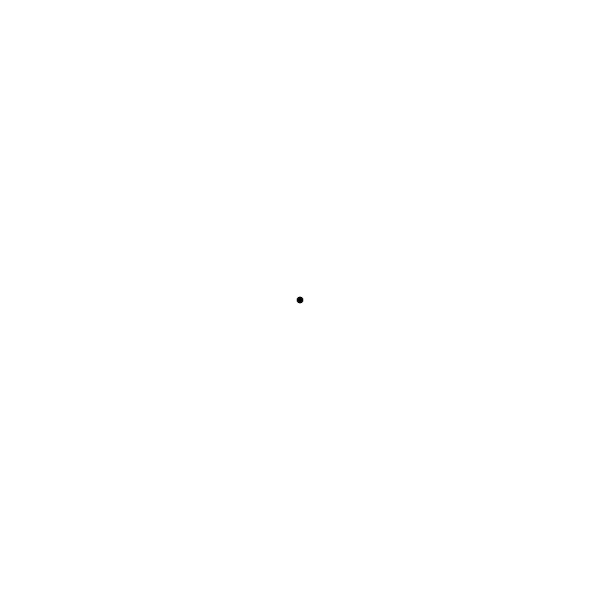
Frame 1 (no input)
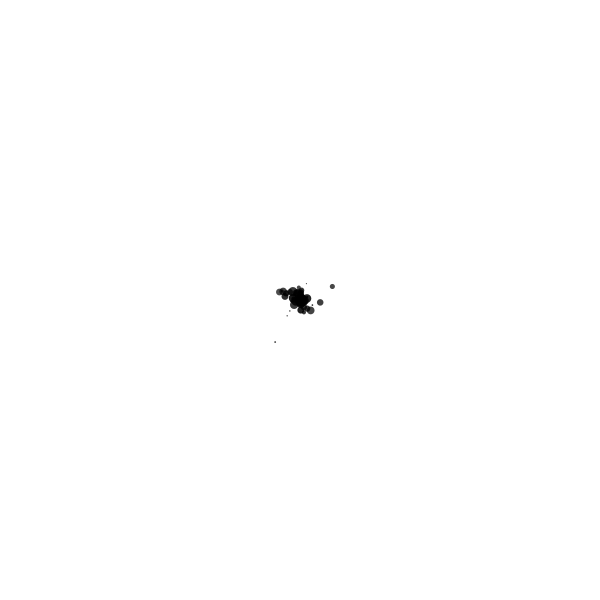
Frame 60 (the mouse pressed at the canvas centre just before this capture)
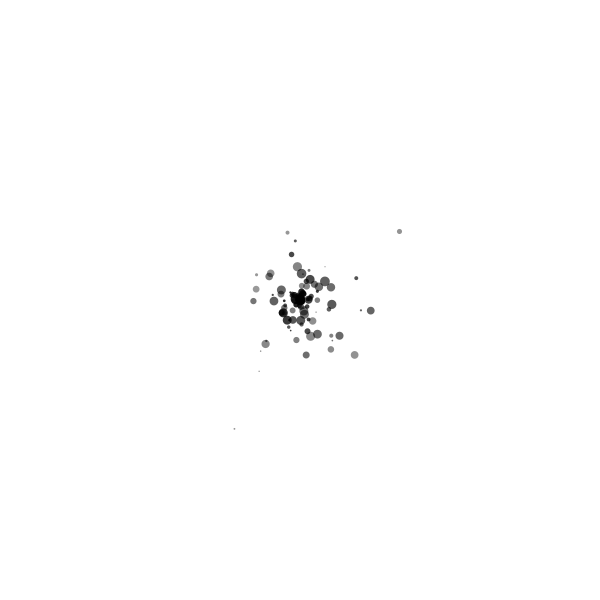
Frame 120 (the mouse held since frame 60 and released just before this capture)

The Processing sketch that drew these frames (run headless with seeded random() and noise(); from frame 60 on, the mouse is pressed at the canvas centre):

// Processing sketch: particle_class_file
// ── particle_class_file.pde
// クラスを使って、ランダムウォークする粒が湧き出す
// （粒のもつ機能もクラスに集約、ファイルとして独立）

// Particle の可変長配列
ArrayList<Particle> ps;

void setup() {
  size(600, 600);
  fill(0);
  noStroke();

  // 配列を初期化（可変長なので配列の個数は指定しなくてよい）
  ps = new ArrayList<Particle>();
}

void draw() {
  background(255);
  
  // 自然に湧き出す
  Particle p = new Particle();
  p.x = 300;
  p.y = 300;
  p.vx = 0;
  p.vy = 0;
  p.life = 1;
  p.sz = random(1, 10);
  ps.add(p);
  
  for (int i = 0; i < ps.size(); i++) {
    // i 番目の粒を取得
    Particle pi = ps.get(i);
    
    // i 番目の粒を動かす
    pi.update();
    
    // i 番目の粒を描く
    pi.render();
  }

  // 不要になった＝寿命の尽きた粒を削除
  for (int i = ps.size() - 1; i >= 0; i--) {
    Particle pi = ps.get(i);
    if (pi.life <= 0) {
      ps.remove(i);
    }
  }
}

// ── Particle.pde
// 粒を表現するクラス Particle を定義
class Particle {
  // 粒のもつデータ
  // 粒は x, y, vx, vy をもつ
  float x;
  float y;
  float vx;
  float vy;
  
  // 寿命
  float life;
  // サイズ
  float sz;

  // 粒を動かす
  void update() {
    this.x += this.vx;
    this.y += this.vy;
      
    this.vx += random(-0.1, +0.1);
    this.vy += random(-0.1, +0.1);
      
    // 寿命を減らす
    this.life -= 0.005;
  }
  
  void render() {
    float al = map(this.life, 1, 0, 255, 0);
    fill(0, al);
    ellipse(this.x, this.y, this.sz, this.sz);
  }
}
